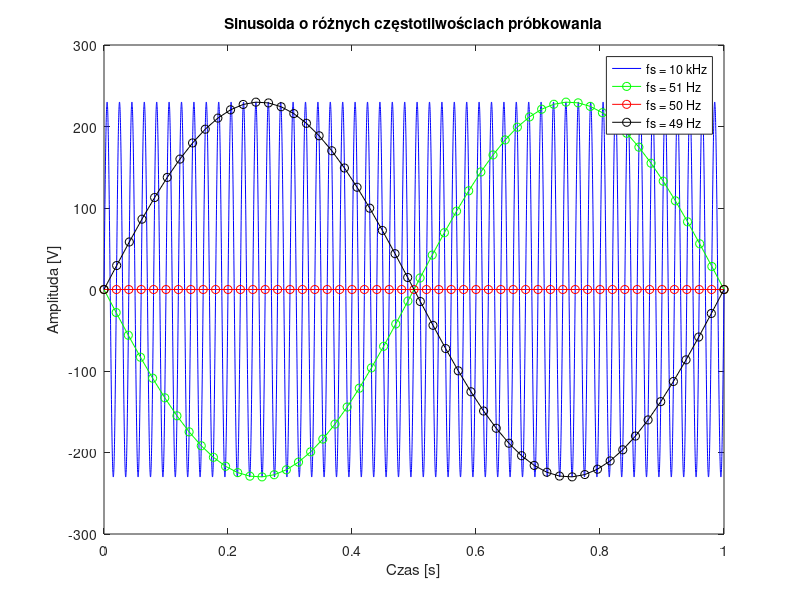

MATLAB code to generate this figure:
clear all; close all;

A = 230; %V
f = 50; %Hz
T = 1/f;
time = 1; %s

f1 = 10^4;
f2 = 51;
f3 = 50;
f4 = 49;
t1 = 0:1/f1:time;
t2 = 0:1/f2:time;
t3 = 0:1/f3:time;
t4 = 0:1/f4:time;
s1 = A*sin(2*pi*f*t1);
s2 = A*sin(2*pi*f*t2);
s3 = A*sin(2*pi*f*t3);
s4 = A*sin(2*pi*f*t4);

plot(t1, s1, 'b-');
hold on;
plot(t2, s2, 'g-o');
plot(t3, s3, 'r-o');
plot(t4, s4, 'k-o');
hold off; %end

xlabel('Czas [s]'); 
ylabel('Amplituda [V]');
title('Sinusoida o różnych częstotliwościach próbkowania');
legend('fs = 10 kHz', 'fs = 51 Hz', 'fs = 50 Hz', 'fs = 49 Hz');